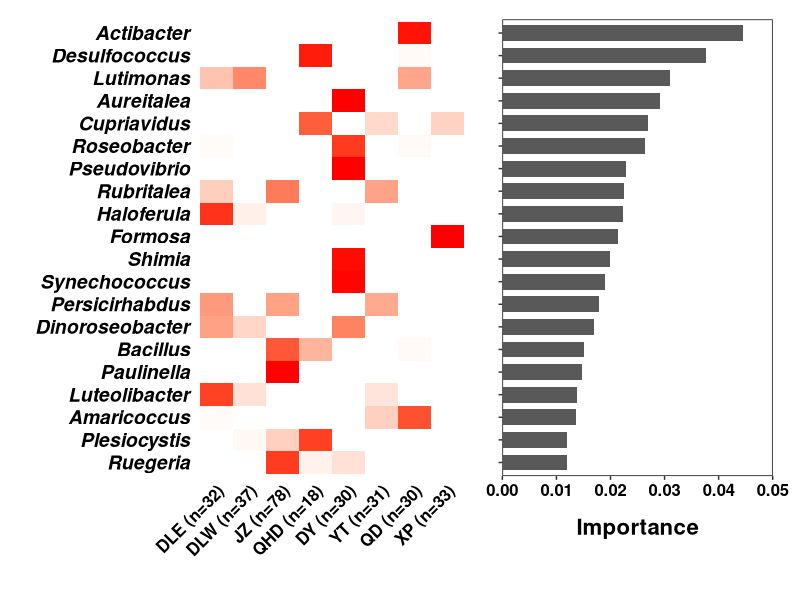

Recreate this plot in R.
library(ggplot2)
library(reshape2)
library(dplyr)
library(vegan)

abundance <- read.table("genus.txt",header = TRUE,sep = "\t")
importance <- read.table("importance.txt",header = TRUE,sep = "\t")

abundance <- abundance[abundance$.OTU.ID %in% importance$feature,]
abundance <- abundance[-8,]

abundance[,2:9] <- decostand(abundance[,2:9],"standardize",1)

abundance <- melt(abundance)

abundance$variable <- factor(abundance$variable,levels = c("BCD","WFD","JZ","SZ","DY","YT","QD","XP"),
                             labels = c("DLE (n=32)","DLW (n=37)","JZ (n=78)","QHD (n=18)",
                                        "DY (n=30)","YT (n=31)","QD (n=30)","XP (n=33)"))
abundance$.OTU.ID <- factor(abundance$.OTU.ID,
                            levels = c("Ruegeria","Plesiocystis","Amaricoccus",
                                       "Luteolibacter","Paulinella","Bacillus",
                                       "Dinoroseobacter","Persicirhabdus",
                                       "Synechococcus","Shimia","Formosa",
                                       "Haloferula","Rubritalea","Pseudovibrio",
                                       "Roseobacter","Cupriavidus","Aureitalea",
                                       "Lutimonas","Desulfococcus","Actibacter"))

importance$feature <- factor(importance$feature,
                            levels = c("Actibacter","Desulfococcus","Lutimonas",
                                       "Aureitalea","Cupriavidus","Roseobacter",
                                       "Pseudovibrio","Rubritalea","Haloferula",
                                       "Formosa","Shimia","Synechococcus",
                                       "Persicirhabdus","Dinoroseobacter",
                                       "Bacillus","Paulinella","Luteolibacter",
                                       "Amaricoccus","Plesiocystis","Ruegeria"))


p1 <- ggplot(abundance) +
    geom_tile(aes(variable,.OTU.ID,fill = value)) +
    theme_classic() +
    theme(axis.ticks = element_blank(),axis.line = element_blank()) +
    xlab("") + ylab("") +
    scale_fill_gradient2('Abundance',low = 'white', high = 'red') +
    theme(legend.position = "none",
          axis.text.x = element_text(size = 12,face = "bold",angle = 45,
                                     vjust = 1,hjust = 1,colour = "black"),
          axis.text.y = element_text(size = 14,face = "bold.italic",
                                     colour = "black"))

p2<- ggplot(importance,aes(feature,importance)) +
    geom_bar(stat = "identity",width = 0.7) + coord_flip() +
    theme_bw()+ theme(panel.grid=element_blank()) + 
    theme(panel.border = element_blank()) +
    theme(panel.background=element_rect(fill='transparent', color='black'),
          plot.margin = unit(c(3,5,1,1),"mm")) +
    scale_y_continuous(limits = c(0,0.05),expand = c(0,0)) +
    theme(axis.text.y = element_blank(),
          axis.text.x = element_text(size = 12,face = "bold",colour = "black"),
          axis.title.x = element_text(size = 16,face = "bold",vjust = 10,
                                      colour = "black")) +
    xlab("") +ylab("Importance")

library(patchwork)
p3 <- p1 + p2 

png(filename="importance.png",res=600,height=4800,width=8000)
p3
dev.off()

